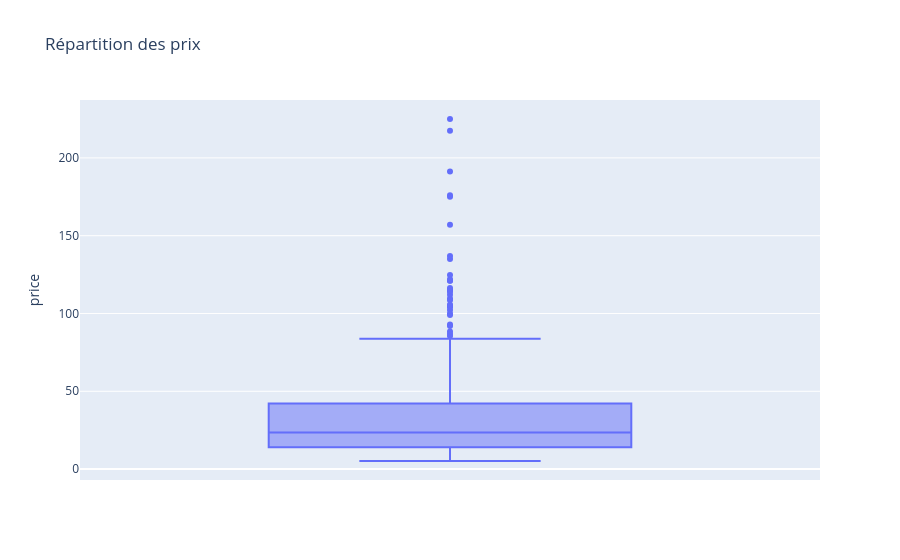

Here is the notebook cell this chart was saved with:
### Code cell
#Autre méthode avec plotly express
fig = px.box(
    df_merge_web,
    y="price",
    title="Répartition des prix"
)

fig.show()

# Le graphique confirme la présence de plusieurs prix élevés considérés
# comme des valeurs atypiques potentielles.
# Ces valeurs seront analysées avec des méthodes statistiques dans la suite.

### Figure 1 — Plotly figure (JSON) as saved in the notebook; plotly's stock layout.template omitted (floating-point values rounded to 4 significant figures; data arrays with more than 128 entries replaced by an {"elided": "..."} marker saying what was removed)
{"data": [{"alignmentgroup": "True", "hovertemplate": "price=%{y}<extra></extra>", "legendgroup": "", "marker": {"color": "#636efa"}, "name": "", "notched": false, "offsetgroup": "", "orientation": "v", "showlegend": false, "type": "box", "x0": " ", "xaxis": "x", "y": {"elided": "714 float values"}, "y0": " ", "yaxis": "y"}], "layout": {"boxmode": "group", "legend": {"tracegroupgap": 0}, "title": {"text": "Répartition des prix"}, "xaxis": {"anchor": "y", "domain": [0, 1]}, "yaxis": {"anchor": "x", "domain": [0, 1], "title": {"text": "price"}}}}
